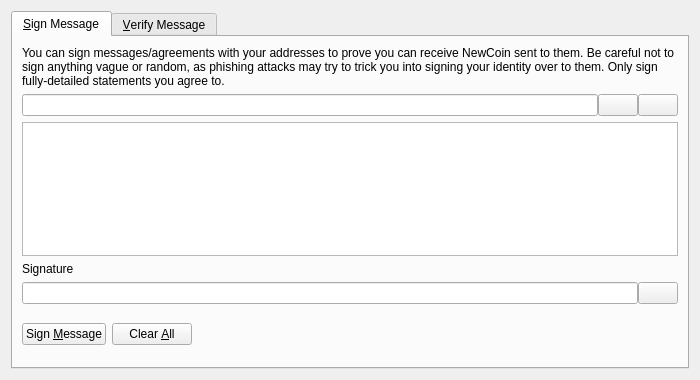
<?xml version="1.0" encoding="UTF-8"?>
<ui version="4.0">
 <class>SignVerifyMessageDialog</class>
 <widget class="QDialog" name="SignVerifyMessageDialog">
  <property name="geometry">
   <rect>
    <x>0</x>
    <y>0</y>
    <width>700</width>
    <height>380</height>
   </rect>
  </property>
  <property name="windowTitle">
   <string>Signatures - Sign / Verify a Message</string>
  </property>
  <property name="modal">
   <bool>true</bool>
  </property>
  <layout class="QVBoxLayout" name="verticalLayout">
   <item>
    <widget class="QTabWidget" name="tabWidget">
     <property name="currentIndex">
      <number>0</number>
     </property>
     <widget class="QWidget" name="tabSignMessage">
      <attribute name="title">
       <string>&amp;Sign Message</string>
      </attribute>
      <layout class="QVBoxLayout" name="verticalLayout_SM">
       <item>
        <widget class="QLabel" name="infoLabel_SM">
         <property name="text">
          <string>You can sign messages/agreements with your addresses to prove you can receive NewCoin sent to them. Be careful not to sign anything vague or random, as phishing attacks may try to trick you into signing your identity over to them. Only sign fully-detailed statements you agree to.</string>
         </property>
         <property name="textFormat">
          <enum>Qt::PlainText</enum>
         </property>
         <property name="wordWrap">
          <bool>true</bool>
         </property>
        </widget>
       </item>
       <item>
        <layout class="QHBoxLayout" name="horizontalLayout_1_SM">
         <property name="spacing">
          <number>0</number>
         </property>
         <item>
          <widget class="QValidatedLineEdit" name="addressIn_SM">
           <property name="toolTip">
            <string>The NewCoin address to sign the message with</string>
           </property>
          </widget>
         </item>
         <item>
          <widget class="QPushButton" name="addressBookButton_SM">
           <property name="toolTip">
            <string>Choose previously used address</string>
           </property>
           <property name="text">
            <string/>
           </property>
           <property name="shortcut">
            <string>Alt+A</string>
           </property>
           <property name="autoDefault">
            <bool>false</bool>
           </property>
          </widget>
         </item>
         <item>
          <widget class="QPushButton" name="pasteButton_SM">
           <property name="toolTip">
            <string>Paste address from clipboard</string>
           </property>
           <property name="text">
            <string/>
           </property>
           <property name="shortcut">
            <string>Alt+P</string>
           </property>
           <property name="autoDefault">
            <bool>false</bool>
           </property>
          </widget>
         </item>
        </layout>
       </item>
       <item>
        <widget class="QPlainTextEdit" name="messageIn_SM">
         <property name="toolTip">
          <string>Enter the message you want to sign here</string>
         </property>
        </widget>
       </item>
       <item>
        <widget class="QLabel" name="signatureLabel_SM">
         <property name="text">
          <string>Signature</string>
         </property>
         <property name="textFormat">
          <enum>Qt::PlainText</enum>
         </property>
        </widget>
       </item>
       <item>
        <layout class="QHBoxLayout" name="horizontalLayout_2_SM">
         <property name="spacing">
          <number>0</number>
         </property>
         <item>
          <widget class="QLineEdit" name="signatureOut_SM">
           <property name="font">
            <font>
             <italic>true</italic>
            </font>
           </property>
           <property name="readOnly">
            <bool>true</bool>
           </property>
          </widget>
         </item>
         <item>
          <widget class="QPushButton" name="copySignatureButton_SM">
           <property name="toolTip">
            <string>Copy the current signature to the system clipboard</string>
           </property>
           <property name="text">
            <string/>
           </property>
           <property name="autoDefault">
            <bool>false</bool>
           </property>
          </widget>
         </item>
        </layout>
       </item>
       <item>
        <layout class="QHBoxLayout" name="horizontalLayout_3_SM">
         <item>
          <widget class="QPushButton" name="signMessageButton_SM">
           <property name="toolTip">
            <string>Sign the message to prove you own this NewCoin address</string>
           </property>
           <property name="text">
            <string>Sign &amp;Message</string>
           </property>
           <property name="autoDefault">
            <bool>false</bool>
           </property>
          </widget>
         </item>
         <item>
          <widget class="QPushButton" name="clearButton_SM">
           <property name="toolTip">
            <string>Reset all sign message fields</string>
           </property>
           <property name="text">
            <string>Clear &amp;All</string>
           </property>
           <property name="autoDefault">
            <bool>false</bool>
           </property>
          </widget>
         </item>
         <item>
          <spacer name="horizontalSpacer_1_SM">
           <property name="orientation">
            <enum>Qt::Horizontal</enum>
           </property>
           <property name="sizeHint" stdset="0">
            <size>
             <width>40</width>
             <height>48</height>
            </size>
           </property>
          </spacer>
         </item>
         <item>
          <widget class="QLabel" name="statusLabel_SM">
           <property name="font">
            <font>
             <weight>75</weight>
             <bold>true</bold>
            </font>
           </property>
           <property name="text">
            <string/>
           </property>
           <property name="wordWrap">
            <bool>true</bool>
           </property>
          </widget>
         </item>
         <item>
          <spacer name="horizontalSpacer_2_SM">
           <property name="orientation">
            <enum>Qt::Horizontal</enum>
           </property>
           <property name="sizeHint" stdset="0">
            <size>
             <width>40</width>
             <height>48</height>
            </size>
           </property>
          </spacer>
         </item>
        </layout>
       </item>
      </layout>
     </widget>
     <widget class="QWidget" name="tabVerifyMessage">
      <attribute name="title">
       <string>&amp;Verify Message</string>
      </attribute>
      <layout class="QVBoxLayout" name="verticalLayout_VM">
       <item>
        <widget class="QLabel" name="infoLabel_VM">
         <property name="text">
          <string>Enter the receiver's address, message (ensure you copy line breaks, spaces, tabs, etc. exactly) and signature below to verify the message. Be careful not to read more into the signature than what is in the signed message itself, to avoid being tricked by a man-in-the-middle attack. Note that this only proves the signing party receives with the address, it cannot prove sendership of any transaction!</string>
         </property>
         <property name="textFormat">
          <enum>Qt::PlainText</enum>
         </property>
         <property name="alignment">
          <set>Qt::AlignLeading|Qt::AlignLeft|Qt::AlignTop</set>
         </property>
         <property name="wordWrap">
          <bool>true</bool>
         </property>
        </widget>
       </item>
       <item>
        <layout class="QHBoxLayout" name="horizontalLayout_1_VM">
         <property name="spacing">
          <number>0</number>
         </property>
         <item>
          <widget class="QValidatedLineEdit" name="addressIn_VM">
           <property name="toolTip">
            <string>The NewCoin address the message was signed with</string>
           </property>
          </widget>
         </item>
         <item>
          <widget class="QPushButton" name="addressBookButton_VM">
           <property name="toolTip">
            <string>Choose previously used address</string>
           </property>
           <property name="text">
            <string/>
           </property>
           <property name="shortcut">
            <string>Alt+A</string>
           </property>
           <property name="autoDefault">
            <bool>false</bool>
           </property>
          </widget>
         </item>
        </layout>
       </item>
       <item>
        <widget class="QPlainTextEdit" name="messageIn_VM"/>
       </item>
       <item>
        <widget class="QValidatedLineEdit" name="signatureIn_VM"/>
       </item>
       <item>
        <layout class="QHBoxLayout" name="horizontalLayout_2_VM">
         <item>
          <widget class="QPushButton" name="verifyMessageButton_VM">
           <property name="toolTip">
            <string>Verify the message to ensure it was signed with the specified NewCoin address</string>
           </property>
           <property name="text">
            <string>Verify &amp;Message</string>
           </property>
           <property name="autoDefault">
            <bool>false</bool>
           </property>
          </widget>
         </item>
         <item>
          <widget class="QPushButton" name="clearButton_VM">
           <property name="toolTip">
            <string>Reset all verify message fields</string>
           </property>
           <property name="text">
            <string>Clear &amp;All</string>
           </property>
           <property name="autoDefault">
            <bool>false</bool>
           </property>
          </widget>
         </item>
         <item>
          <spacer name="horizontalSpacer_1_VM">
           <property name="orientation">
            <enum>Qt::Horizontal</enum>
           </property>
           <property name="sizeHint" stdset="0">
            <size>
             <width>40</width>
             <height>48</height>
            </size>
           </property>
          </spacer>
         </item>
         <item>
          <widget class="QLabel" name="statusLabel_VM">
           <property name="font">
            <font>
             <weight>75</weight>
             <bold>true</bold>
            </font>
           </property>
           <property name="text">
            <string/>
           </property>
           <property name="wordWrap">
            <bool>true</bool>
           </property>
          </widget>
         </item>
         <item>
          <spacer name="horizontalSpacer_2_VM">
           <property name="orientation">
            <enum>Qt::Horizontal</enum>
           </property>
           <property name="sizeHint" stdset="0">
            <size>
             <width>40</width>
             <height>48</height>
            </size>
           </property>
          </spacer>
         </item>
        </layout>
       </item>
      </layout>
     </widget>
    </widget>
   </item>
  </layout>
 </widget>
 <customwidgets>
  <customwidget>
   <class>QValidatedLineEdit</class>
   <extends>QLineEdit</extends>
   <header>qvalidatedlineedit.h</header>
  </customwidget>
 </customwidgets>
 <resources>
  <include location="../newcoin.qrc"/>
 </resources>
 <connections/>
</ui>
